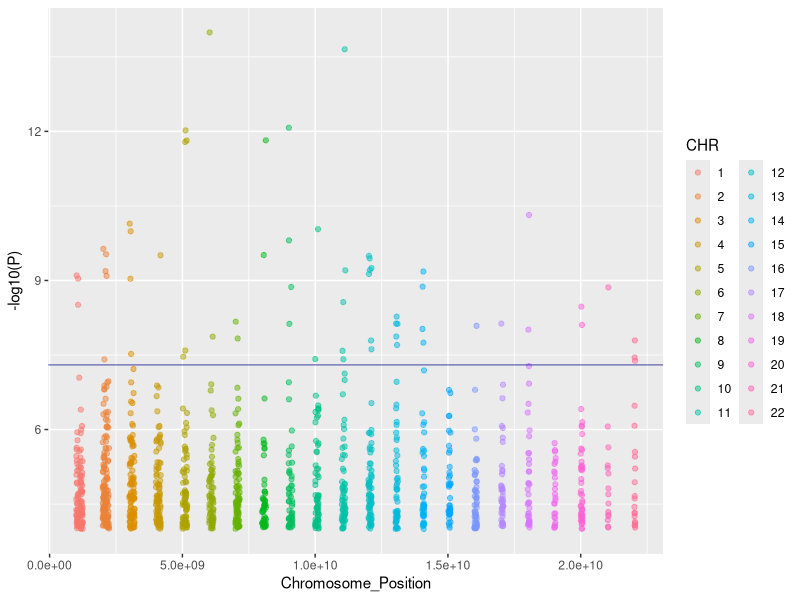

Reproduce this figure in R.
## ---- chunk 1
# Manhattan plot of anxiety GWAS data each dot is a SNP plotted by genome position 
library('readxl')
Xanax <- read_excel('ANX_2026_daner_fullANX_v12_woUTAH_11022026.gz.p4.clump.areator.sorted.1mhc (1).xls')
install.packages("tidyverse")
library(ggplot2)
library(tidyverse)
Xanax %>%
  select(SNP, CHR, BP, P) %>% 
  mutate(CHR = as.factor(CHR)) %>% 
  arrange(CHR,BP) %>% 
  #chromosome numbers have been multiplied by 100 million to separate them visually on the graph
  mutate(Chromosome_Position = as.numeric(CHR)*1000000000+BP) %>% 
  
  #y intercept denotes a line of significance; from the article we pulled the data from
  #line marks the significance threshold (p < 5e-8); dots above it are significant hits.
  ggplot(aes(Chromosome_Position, -log10(P), color= CHR))+
  geom_point(alpha=0.5) + geom_hline(yintercept = 7.30102999566, color = 'darkblue', size = 0.5, alpha = 0.5)
 
